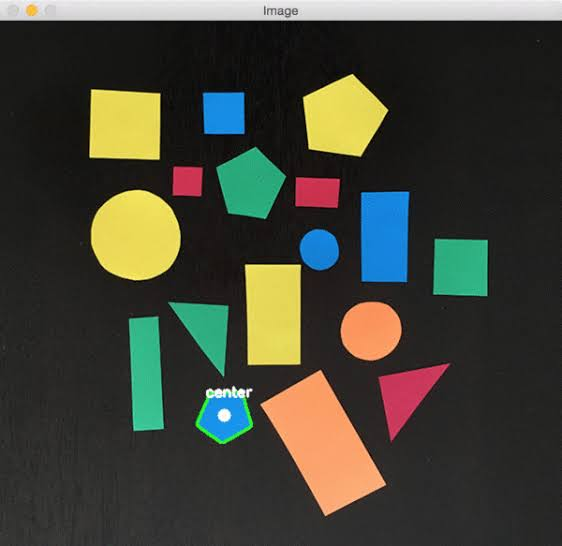
#> input picture DAY1_DIGITAL IMAGE PROCESSING & OPENCV/images/image.png, 562 x 546 px, found by its file name
$ jupyter execute CamScanner.ipynb
#> lines starting #> are read from the running program, lines starting #| are printed output that depends on the picture; after the words box and inside, x2 and y2 are one past the last pixel; in counts of white or black regions, pixels touching at a corner belong together
# Máy Quét Tài Liệu — CamScanner (Tiếng Việt, làm từng bước)

**Mục tiêu:** chụp 1 tờ giấy / 1 cuốn sách bằng điện thoại, chương trình tìm đúng
4 góc, nắn thẳng thành ảnh 600×850, làm rõ chữ.

**Cách học notebook này:**
- Chạy từng cell bằng **Shift + Enter**, chạy từ trên xuống dưới, không nhảy cóc.
- Sau mỗi bước, dừng lại xem hình và đọc dòng `print` — notebook hỏi bạn
  "kiểm tra gì" ở cuối mỗi bước. Nếu kết quả khác mong đợi, đừng chạy tiếp,
  sửa ngay ở bước đó.
- Ảnh mặc định là ảnh của bạn trên máy Windows. Muốn đổi ảnh khác, chỉ cần
  sửa 1 dòng `IMAGE_PATH` ở Bước 1.

**Pipeline — đúng 6 bài đã học:**

| Bước | Bài đã học | Làm gì |
|---|---|---|
| 1. Đọc ảnh | Bài 1 | `imread`, in `shape`, `dtype` |
| 2. Gray | Bài 1 | BGR → Gray |
| 3. Blur | Bài 3 | GaussianBlur 3×3 |
| 4. Canny | Bài 4 | Canny 50, 150 |
| 5. Contours | Bài 6 | `findContours`, xem top 5 |
| 6. Tìm 4 góc | Bài 6 | `approxPolyDP` → 4 đỉnh |
| 7. Dự phòng bằng màu | Bài 1 + 5 | HSV, khi Gray thất bại |
| 8. Nắn thẳng | Bài 2 | `warpPerspective` → 600×850 |
| 9. Làm đẹp | Bài 2 + 3 + 5 | Gamma, CLAHE, saturation, sharpen |
| 10. Ghép lại + lưu | — | `scan()`, `imwrite` |

## 0. Import thư viện

Chạy cell này trước. Nếu báo lỗi `ModuleNotFoundError: cv2`, cài bằng:
`pip install opencv-python numpy matplotlib`

[cell 1]
import cv2
import numpy as np
import matplotlib.pyplot as plt

print("OpenCV:", cv2.__version__)
print("NumPy:", np.__version__)

## Bước 1. Đọc ảnh

**Làm gì:** đọc ảnh vào biến `im` bằng `cv2.imread`.

**Kiểm tra gì:**
- `shape` phải là `(cao, rộng, 3)` — nhớ thứ tự này, `shape[0]` là chiều cao.
- `dtype` phải là `uint8`.
- Nếu in ra `Không đọc được ảnh`, kiểm tra lại đường dẫn `IMAGE_PATH`
  (đường dẫn Windows dùng `r"..."` vì có dấu `\`).

[cell 2]
# Đổi đường dẫn ở đây nếu bạn muốn quét ảnh khác.
IMAGE_PATH = r"E:\7DayPassCV\DAY1_DIGITAL IMAGE PROCESSING & OPENCV\Python-Document-Scanner-OpenCV\images\image.png"

im = cv2.imread(IMAGE_PATH)
#> im is the input picture: shape (546, 562, 3); mean B, G, R 55, 66.5, 65.4
if im is None:
    raise SystemExit(f"Không đọc được ảnh: {IMAGE_PATH} (kiểm tra lại đường dẫn)")

print(f"shape : {im.shape}  (cao, rộng, kênh màu)")
#| shape : (546, 562, 3)  (cao, rộng, kênh màu)
print(f"dtype : {im.dtype}")
#| dtype : uint8
print(f"rộng  : {im.shape[1]} px")
#| rộng  : 562 px
print(f"cao   : {im.shape[0]} px")
#| cao   : 546 px
print(f"số pixel: {im.shape[0] * im.shape[1]:,}")
#| số pixel: 306,852

## Hàm hiển thị `imshow`

OpenCV đọc ảnh theo thứ tự **BGR**, còn Matplotlib hiện theo **RGB**.
Đưa thẳng ảnh BGR vào `plt.imshow` sẽ bị sai màu (đỏ thành xanh).
Vì vậy phải đảo kênh: `im[:, :, ::-1]`.

> ⚠️ **Lỗi đã sửa trong bản gốc:** bản gốc viết `width, height, *channels = im.shape`,
> nhưng `shape` là `(cao, rộng, kênh)` nên `width`/`height` bị hoán đổi cho nhau.
> Ở đây mình không dùng `width, height` nữa, chỉ kiểm tra `im.ndim`.

[cell 3]
def imshow(image, title=None):
    """Hiện ảnh OpenCV (BGR) bằng Matplotlib (RGB)."""
    if image.ndim == 3:
        plt.imshow(image[:, :, ::-1])  # BGR -> RGB
    else:
        plt.imshow(image, cmap="gray")
    if title:
        plt.title(title)
    plt.axis("off")

[cell 4]
imshow(im, "Ảnh gốc")
plt.show()

## Bước 2. Chuyển sang ảnh xám (Grayscale) — Bài 1

**Vì sao:** tìm biên và tìm contour chỉ cần độ sáng, không cần màu.
Ảnh xám có 1 kênh, chạy nhanh hơn và ít nhiễu hơn ảnh màu 3 kênh.

**Kiểm tra gì:** ảnh hiện ra phải là ảnh xám (đen trắng), `shape` chỉ còn
2 số, ví dụ `(900, 640)`. In `mean` ra xem ảnh sáng hay tối.

[cell 5]
def to_grayscale(image):
    """BGR -> Gray, ảnh 1 kênh."""
    return cv2.cvtColor(image, cv2.COLOR_BGR2GRAY)

grayscale = to_grayscale(im)
print(f"shape ảnh xám: {grayscale.shape}")
#| shape ảnh xám: (546, 562)
print(f"độ sáng trung bình: {grayscale.mean():.1f}  (0=tối, 255=sáng)")
#| độ sáng trung bình: 64.9  (0=tối, 255=sáng)
print(f"sáng nhất: {grayscale.max()}, tối nhất: {grayscale.min()}")
#| sáng nhất: 255, tối nhất: 0
imshow(grayscale, "Ảnh xám")
plt.show()

## Bước 3. Làm mờ (Blur) — Bài 3

**Vì sao:** Canny rất nhạy với nhiễu. Ảnh chụp bằng điện thoại luôn có
nhiễu hạt, vân chấm trên bìa sách, chữ nhỏ... Nếu không blur trước,
Canny sẽ vẽ biên ở khắp nơi, không chỉ biên tờ giấy.

Dùng **GaussianBlur 3×3**. Kernel lớn hơn (5×5, 7×7) sẽ làm mòn cả
biên tờ giấy, nên đừng vội tăng.

**Kiểm tra gì:** ảnh mờ đi một chút, nhưng chữ và biên tờ giấy vẫn còn rõ.

[cell 6]
def blur(image):
    """GaussianBlur 3x3 làm mịn nhiễu trước khi tìm biên."""
    return cv2.GaussianBlur(image, (3, 3), 0)

blurred = blur(grayscale)
imshow(blurred, "Ảnh xám sau khi blur 3x3")
plt.show()

## Bước 4. Tìm biên bằng Canny — Bài 4

**Vì sao:** biên là nơi độ sáng thay đổi đột ngột — chính là mép tờ giấy.
Canny 50, 150 nghĩa là: gradient dưới 50 thì bỏ, trên 150 thì giữ chắc,
ở giữa thì giữ nếu nối với biên chắc.

**Kiểm tra gì:**
- In ra `% pixel biên`. Với ảnh giấy trắng trên nền tối, con số này nhỏ
  (khoảng 1–3%), biên tập trung ở mép giấy.
- Nếu % biên lên tới 5–6% và biên rải khắp ảnh (chữ, mặt người, mã QR...),
  thì bước sau sẽ rất khó — đó chính là trường hợp sách MENSCHEN.
  Ghi nhớ con số này, lát nữa đối chiếu với Bước 7.

[cell 7]
def to_edges(image):
    """Canny 50, 150."""
    return cv2.Canny(image, 50, 150)

edges = to_edges(blurred)
#> in to_edges, `return cv2.Canny(image, 50, 150)`:
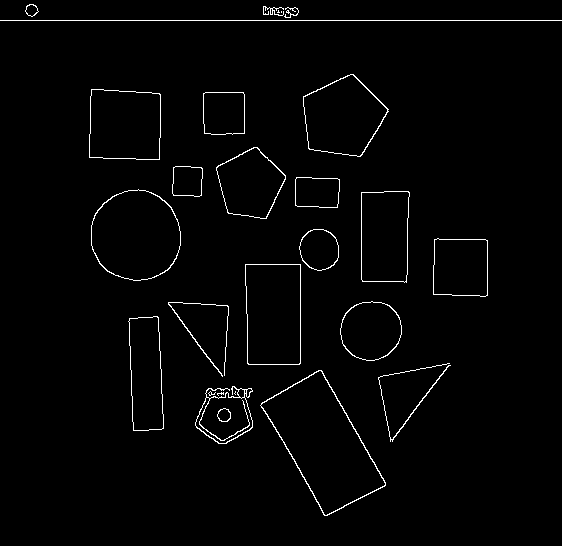
#> returned value: shape (546, 562); 1.8% white in thin lines or dots
n_edge = int(np.count_nonzero(edges))
#> n_edge = 5381
print(f"số pixel biên: {n_edge:,} / {edges.size:,} = {100 * n_edge / edges.size:.2f}%")
#| số pixel biên: 5,381 / 306,852 = 1.75%
imshow(edges, "Canny 50-150 (trắng = biên)")
plt.show()

## Bước 5. Xem 5 contour lớn nhất — Bài 6

**Làm gì:** `findContours` trên ảnh biên, sắp xếp theo diện tích giảm dần,
in ra bảng 5 contour lớn nhất.

**Kiểm tra gì — đây là bước chẩn đoán quan trọng nhất:**
- Contour #1 phải là tờ giấy: diện tích lớn (20–90% ảnh), `approx_n = 4`.
- Nếu #1 chỉ có vài trăm px (ví dụ 902 px, 0.5% ảnh) và `approx_n = 12`,
  thì đó **không phải** tờ giấy — đó chỉ là 1 chi tiết nhỏ (huy hiệu, ô QR...).
  Biên tờ giấy đã bị chìm, đừng chạy tiếp, chuyển sang Bước 7.

[cell 8]
contours, _ = cv2.findContours(edges.copy(), cv2.RETR_EXTERNAL, cv2.CHAIN_APPROX_SIMPLE)
#> contours = 26 contours, 7 with area under 20; largest, box (x1, y1, x2, y2) and area: (260, 370, 386, 516) 9044, (91, 189, 181, 281) 6404, (245, 264, 301, 365) 5370, (303, 74, 389, 157) 4870, (89, 89, 161, 160) 4706
contours = sorted(contours, key=cv2.contourArea, reverse=True)
print(f"tìm được {len(contours)} contour")
#| tìm được 26 contour
print(f"{'#':<4}{'diện tích':<12}{'% ảnh':<8}{'số đỉnh':<8}")
for i, cnt in enumerate(contours[:5], 1):
    area = cv2.contourArea(cnt)
    peri = cv2.arcLength(cnt, True)
    approx = cv2.approxPolyDP(cnt, 0.02 * peri, True)
    print(f"{i:<4}{area:<12.0f}{100 * area / edges.size:<8.2f}{len(approx):<8}")
#> this loop made 5 passes
#> (area, peri, approx) on passes 1, 3, 5: (9044, 427.5, [[318, 370], [260, 405], [327, 515], [385, 482]]), (5370, 307.7, [[245, 264], [247, 363], [299, 364], [300, 264]]), (4706, 276.1, [[91, 89], [89, 157], [159, 159], [160, 94]])
#> (printed output is left out)

# Vẽ 5 contour lớn nhất lên ảnh gốc để nhìn cho rõ.
anh_5 = im.copy()
for i, cnt in enumerate(contours[:5], 1):
    cv2.drawContours(anh_5, [cnt], -1, (0, 0, 255), 3)
    x, y, w, h = cv2.boundingRect(cnt)
    cv2.putText(anh_5, f"#{i}", (x, max(y - 5, 15)),
                cv2.FONT_HERSHEY_SIMPLEX, 1, (0, 0, 255), 2)
#> this loop made 5 passes
#> (x, y, w, h) on passes 1 to 5: (260, 370, 126, 146), (91, 189, 90, 92), (245, 264, 56, 101), (303, 74, 86, 83), (89, 89, 72, 71)
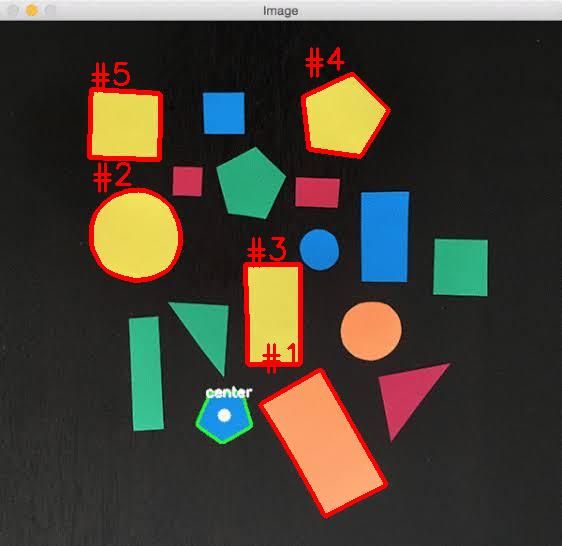
#> anh_5: shape (546, 562, 3); 2.91% of pixels changed, all inside (x1, y1, x2, y2) = (87, 47, 391, 518)
imshow(anh_5, "Top 5 contour (đỏ, # = thứ tự diện tích)")
plt.show()

## Bước 6. Tìm 4 góc tờ giấy — Bài 6

**Làm gì:** duyệt 5 contour lớn nhất, contour đầu tiên xấp xỉ được
thành đúng 4 đỉnh (`approxPolyDP`, epsilon = 2% chu vi) thì lấy.
Sau đó sắp xếp 4 góc theo thứ tự: trên-trái, trên-phải, dưới-phải, dưới-trái.

**3 điều kiện bắt buộc (bản gốc thiếu, đã sửa):**
1. Diện tích contour ≥ **10% ảnh** — sách trong ảnh chiếm ~40%, còn ô QR
   hay huy hiệu chỉ ~0.5%.
2. Hộp bao rộng và cao ≥ **25% chiều ảnh**.
3. Hai đỉnh gần nhau nhất cách nhau ≥ **20% cạnh ngắn của ảnh** — chặn
   trường hợp 2 đỉnh trùng nhau.

> ⚠️ **Vì sao phải có 3 điều kiện này?** Bản gốc chấp nhận *bất kỳ*
> contour 4 đỉnh nào, dù nó chỉ là 1 ô QR nhỏ xíu. `warpPerspective`
> sau đó kéo vùng nhỏ đó ra thành 600×850, nên ảnh scan ra là
> **1 màu xanh đặc** (đo được BGR [159, 144, 51], độ lệch chuẩn 0.2).
> Dấu hiệu nhận biết: các chấm `scatter` chụm lại 1 chỗ gần mã QR,
> không nằm ở 4 góc sách.

[cell 9]
# [13 lines left out: function reorder, not called in this run]


def find_vertices(edges):
    """Tìm 4 góc tờ giấy từ ảnh biên. Không tìm được thì trả về
    4 góc của cả ảnh (coi như không crop) — nhớ là lúc đó ảnh scan
    ra sẽ là nguyên ảnh gốc."""
    height, width = edges.shape[:2]
    image_area = height * width
    cnts, _ = cv2.findContours(edges.copy(), cv2.RETR_EXTERNAL, cv2.CHAIN_APPROX_SIMPLE)
    cnts = sorted(cnts, key=cv2.contourArea, reverse=True)[:5]
    for cnt in cnts:
        area = cv2.contourArea(cnt)
        if area < 0.10 * image_area:
            continue  # quá nhỏ: QR, huy hiệu, viên gạch
        approx = cv2.approxPolyDP(cnt, 0.02 * cv2.arcLength(cnt, True), True)
        if len(approx) != 4:
            continue
        pts = approx.reshape(4, 2)
        _x, _y, w, h = cv2.boundingRect(pts)
        if w < 0.25 * width or h < 0.25 * height:
            continue  # hộp bao quá hẹp
        min_dist = min(float(np.linalg.norm(pts[i] - pts[j]))
                       for i in range(4) for j in range(i + 1, 4))
        if min_dist < 0.20 * min(width, height):
            continue  # 4 đỉnh chụm lại 1 chỗ
        return reorder(pts)
    return np.array([[0, 0], [width, 0], [width, height], [0, height]], dtype=np.float32)

[cell 10]
vertices = find_vertices(edges)
#> in find_vertices, `cnts, _ = cv2.findContours(edges.copy(), cv2.RETR_EXTERNAL, cv2.CHAIN_..`: cnts has the same summary as contours outside find_vertices
#> in find_vertices, `cnts = sorted(cnts, key=cv2.contourArea, reverse=True)[:5]`: cnts = 5 contours; box (x1, y1, x2, y2) and area: (260, 370, 386, 516) 9044, (91, 189, 181, 281) 6404, (245, 264, 301, 365) 5370, (303, 74, 389, 157) 4870, (89, 89, 161, 160) 4706
#> the loop in find_vertices, `for cnt in cnts:` made 5 passes
#> area on passes 1 to 5: 9044, 6403.5, 5370, 4870, 4706
#> vertices = [[0, 0], [562, 0], [562, 546], [0, 546]]
print("4 góc tìm được (trên-trái, trên-phải, dưới-phải, dưới-trái):")
print(np.round(vertices, 0).tolist())
#| [[0.0, 0.0], [562.0, 0.0], [562.0, 546.0], [0.0, 546.0]]
# Diện tích tứ giác / diện tích ảnh — phải khoảng 20-90% mới tin được.
quad_area = cv2.contourArea(vertices.astype(np.float32))
#> quad_area = 306852
print(f"diện tích tứ giác: {quad_area:.0f} px = {100 * quad_area / edges.size:.1f}% ảnh")
#| diện tích tứ giác: 306852 px = 100.0% ảnh

anh_dinh = im.copy()
for (x, y) in vertices.astype(int):
    cv2.circle(anh_dinh, (int(x), int(y)), 12, (0, 0, 255), -1)
#> this loop made 4 passes
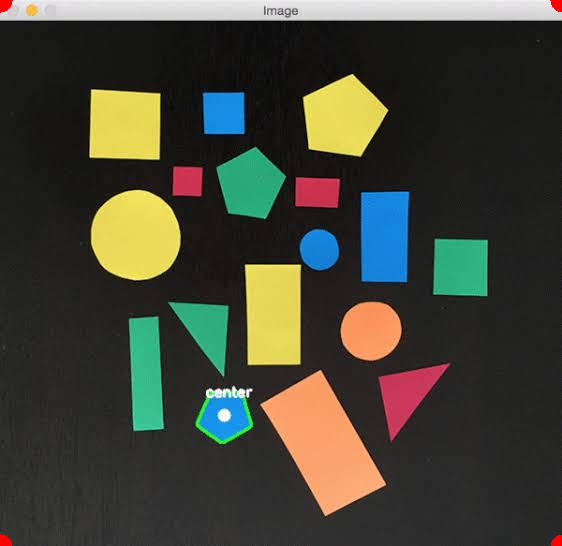
#> anh_dinh: shape (546, 562, 3); 0.14% of pixels changed, all inside (x1, y1, x2, y2) = (0, 0, 562, 546)
cv2.polylines(anh_dinh, [vertices.astype(int)], True, (0, 0, 255), 3)
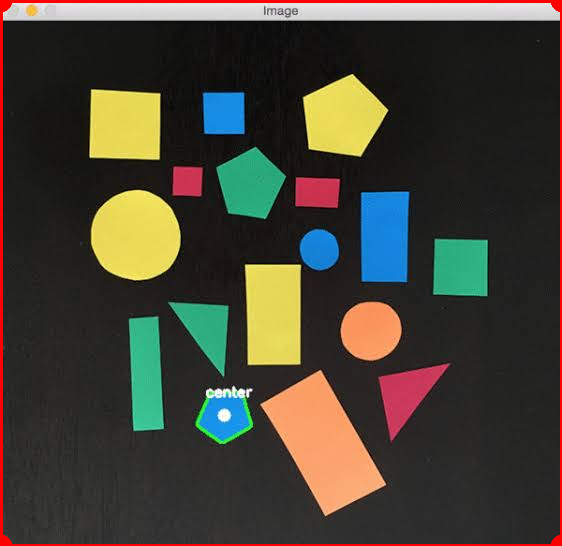
#> anh_dinh: shape (546, 562, 3); 1.73% of pixels changed, all inside (x1, y1, x2, y2) = (0, 0, 562, 546)
imshow(anh_dinh, "4 góc tìm được (đỏ)")
plt.show()

## Bước 7. Nếu Gray thất bại — tìm bằng màu HSV (dự phòng)

**Khi nào cần bước này?** Khi ở Bước 6, 4 góc tìm được trùng với 4 góc
của cả ảnh (tức là `find_vertices` đã rơi vào fallback), hoặc diện tích
tứ giác < 10% ảnh.

**Vì sao Gray thất bại với sách MENSCHEN?** Đo thật trên ảnh của bạn:

| Điểm | Gray |
|---|---|
| Nền gạch be | 140 |
| Mép trên sách xanh | 149 |
| Giữa sách | 77 |

Sách xanh và nền be nhìn bằng mắt thì khác nhau rõ, nhưng sang Gray
chỉ chênh nhau **9 mức xám** — Canny không thấy biên sách đâu cả.
Còn trong HSV thì sách có Hue **~93 (xanh)**, nền có Hue **~15 (be)**,
tách nhau rất rõ.

**Làm gì:** tách mask theo từng dải Hue bão hòa (đỏ, vàng, xanh lá,
xanh dương), `Closing` lấp lỗ chữ/QR bên trong sách, `Opening` quét
đốm nhiễu, rồi tìm contour 4 đỉnh lớn nhất như Bước 6.

**Lưu ý:** giấy trắng không có màu bão hòa nên bước này sẽ trả về
`None` — đó là đúng, vì giấy trắng thì cách Gray đã làm được rồi.

[cell 11]
def find_vertices_by_color(image):
    """Tìm 4 góc bằng MÀU (HSV). Trả về None nếu không tìm được."""
    hsv = cv2.cvtColor(image, cv2.COLOR_BGR2HSV)
    height, width = image.shape[:2]
    image_area = height * width
    kernel = cv2.getStructuringElement(cv2.MORPH_ELLIPSE, (9, 9))
    hue_bands = [  # (tên, các dải H) — đỏ cần 2 dải vì H=0 nằm ở 2 đầu thang
        ("do", [(0, 10), (170, 180)]),
        ("vang", [(20, 40)]),
        ("xanh la", [(35, 85)]),
        ("xanh duong", [(85, 115)]),
    ]
    best = None
    for ten, bands in hue_bands:
        mask = np.zeros((height, width), dtype=np.uint8)
        for lo_h, hi_h in bands:
            mask |= cv2.inRange(hsv, np.array((lo_h, 60, 50)), np.array((hi_h, 255, 255)))
        mask = cv2.morphologyEx(mask, cv2.MORPH_CLOSE, kernel, iterations=2)
        mask = cv2.morphologyEx(mask, cv2.MORPH_OPEN, kernel, iterations=1)
        cnts, _ = cv2.findContours(mask, cv2.RETR_EXTERNAL, cv2.CHAIN_APPROX_SIMPLE)
        for cnt in sorted(cnts, key=cv2.contourArea, reverse=True)[:3]:
            area = cv2.contourArea(cnt)
            if not (0.15 * image_area < area < 0.90 * image_area):
                continue
            approx = cv2.approxPolyDP(cnt, 0.02 * cv2.arcLength(cnt, True), True)
            if len(approx) == 4 and (best is None or area > best[0]):
                best = (area, reorder(approx.reshape(4, 2)))
                print(f"  màu {ten}: tìm được tứ giác, diện tích {100 * area / image_area:.1f}% ảnh")
    return best[1] if best else None

[cell 12]
# Chỉ chạy bước này khi Gray đã thất bại (4 góc = 4 góc cả ảnh).
height, width = im.shape[:2]
full_image = np.array([[0, 0], [width, 0], [width, height], [0, height]], dtype=np.float32)
if np.allclose(vertices, full_image):
    print("Gray + Canny không tìm được tờ giấy, thử bằng màu HSV...")
    vertices_mau = find_vertices_by_color(im)
#> after the loop in find_vertices_by_color, `for ten, bands in hue_bands:`:
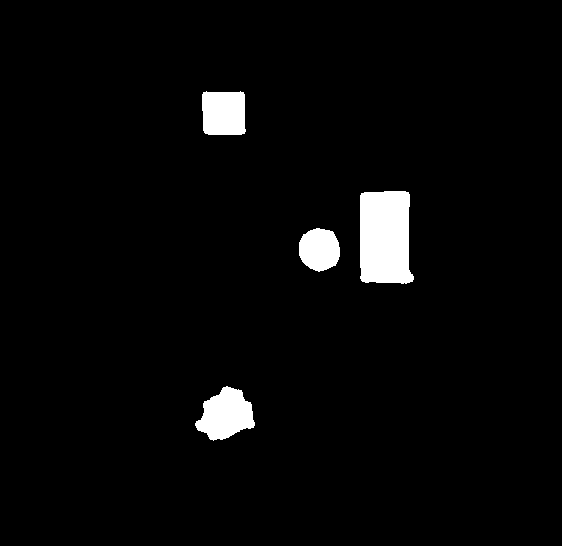
#> mask: shape (546, 562); 3.2% white; 4 white regions
    if vertices_mau is not None:
        vertices = vertices_mau
        print("4 góc theo màu:", np.round(vertices, 0).tolist())
    else:
        print("Cả màu cũng không tìm được — giữ nguyên ảnh gốc, xem Bước 8.")
else:
    print("Gray đã tìm được tờ giấy, không cần bước màu.")
    print("4 góc:", np.round(vertices, 0).tolist())

# Vẽ lại 4 góc cuối cùng để kiểm tra bằng mắt.
anh_cuoi = im.copy()
for (x, y) in vertices.astype(int):
    cv2.circle(anh_cuoi, (int(x), int(y)), 12, (0, 0, 255), -1)
cv2.polylines(anh_cuoi, [vertices.astype(int)], True, (0, 0, 255), 3)
imshow(anh_cuoi, "4 góc cuối cùng (đỏ) — kiểm tra bằng mắt trước khi nắn thẳng")
plt.show()

## Bước 8. Nắn thẳng tờ giấy (Perspective Transform) — Bài 2

**Làm gì:** `getPerspectiveTransform` tính ma trận biến 4 góc tờ giấy
thành hình chữ nhật 600×850, rồi `warpPerspective` áp ma trận đó.

**Kiểm tra gì:** ảnh ra phải là 600×850, tờ giấy thẳng, không còn nghiêng.
Nếu ảnh ra vẫn nghiêng hoặc méo, quay lại Bước 6 kiểm tra thứ tự 4 góc.

[cell 13]
def crop_out(image, vertices, width=600, height=850):
    """Warp perspective: 4 góc tờ giấy -> hình chữ nhật width x height."""
    target = np.array([[0, 0], [width, 0], [width, height], [0, height]], dtype=np.float32)
    transform = cv2.getPerspectiveTransform(np.asarray(vertices, dtype=np.float32), target)
    return cv2.warpPerspective(image, transform, (width, height))

cropped = crop_out(im, vertices)
#> in crop_out, `transform = cv2.getPerspectiveTransform(np.asarray(vertices, dtype=np...`: transform = [[1.07, 0, 0], [0, 1.56, 0], [0, 0, 1]]
#> in crop_out, `return cv2.warpPerspective(image, transform, (width, height))`:
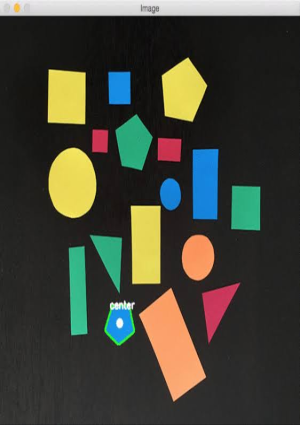
#> returned value: shape (850, 600, 3) (shown at 1/2 size); mean of channels 0, 1, 2 54.9, 66.4, 65.3; drawn as B, G, R
print(f"ảnh sau khi nắn thẳng: {cropped.shape[1]}x{cropped.shape[0]} (phải là 600x850)")
#| ảnh sau khi nắn thẳng: 600x850 (phải là 600x850)
imshow(cropped, "Tờ giấy sau khi nắn thẳng (chưa làm đẹp)")
plt.show()

## Bước 9. Làm đẹp ảnh scan (Enhancement)

**Làm gì, theo đúng thứ tự trong code:**
1. **Gamma 1.1** — sáng nhẹ toàn ảnh qua bảng tra LUT.
2. **CLAHE trên kênh L của LAB** (clipLimit 2.0, tile 12×12) — tăng tương phản
   cục bộ, chữ rõ hơn mà không cháy sáng.
3. **Tăng saturation** — trộn kênh S gốc với S đã bilateral filter, kẹp về
   [20, 230]. *Lưu ý: tính bằng float rồi mới kẹp, tránh tràn uint8.*
4. **Sharpen** — ảnh gốc × 1.5 − ảnh blur × 0.5.
5. **Bilateral filter cuối** — khử nhiễu mà giữ biên chữ.

**Kiểm tra gì:** so sánh 2 ảnh cạnh nhau — chữ có rõ hơn không?
Nếu ảnh gốc đã nhiễu nhiều, CLAHE + tăng saturation sẽ khuếch đại nhiễu
thành đốm màu trên nền trắng. Khi đó thử giảm `clipLimit` xuống 1.5,
hoặc bỏ bước tăng saturation.

[cell 14]
def enhance(image):
    """Làm đẹp ảnh đã nắn thẳng."""
    # 1. Gamma correction
    gamma = 1.1
    table = np.array([((i / 255.0) ** (1.0 / gamma)) * 255 for i in range(256)]).astype("uint8")
    corrected = cv2.LUT(image, table)
    # 2. CLAHE trên kênh L (LAB)
    lab = cv2.cvtColor(corrected, cv2.COLOR_BGR2LAB)
    lightness, a, b = cv2.split(lab)
    clahe = cv2.createCLAHE(clipLimit=2.0, tileGridSize=(12, 12))
    lightness = clahe.apply(lightness)
    enhanced = cv2.cvtColor(cv2.merge([lightness, a, b]), cv2.COLOR_LAB2BGR)
    # 3. Tăng saturation
    hsv = cv2.cvtColor(enhanced, cv2.COLOR_BGR2HSV)
    hue, saturation, value = cv2.split(hsv)
    saturation_clean = cv2.bilateralFilter(saturation, 9, 75, 75)
    saturation = np.clip(saturation.astype(np.float32) * 1.2
                         + saturation_clean.astype(np.float32) * 0.3, 20, 230).astype(np.uint8)
    enhanced = cv2.cvtColor(cv2.merge([hue, saturation, value]), cv2.COLOR_HSV2BGR)
    # 4. Sharpen
    blurred = cv2.GaussianBlur(enhanced, (0, 0), 2.0)
    sharpened = cv2.addWeighted(enhanced, 1.5, blurred, -0.5, 0)
    # 5. Khử nhiễu cuối, giữ biên
    return cv2.bilateralFilter(sharpened, 9, 75, 75)

[cell 15]
enhanced = enhance(cropped)
#> in enhance, `table = np.array([((i / 255.0) ** (1.0 / gamma)) * 255 for i in range(..`: table = 256 values from 0 to 255
#> in enhance, `lightness, a, b = cv2.split(lab)`:
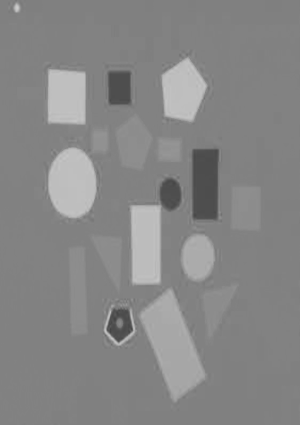
#> b: shape (850, 600) (shown at 1/2 size); min 65, max 205, mean 134.3
#> in enhance, `lightness = clahe.apply(lightness)`:
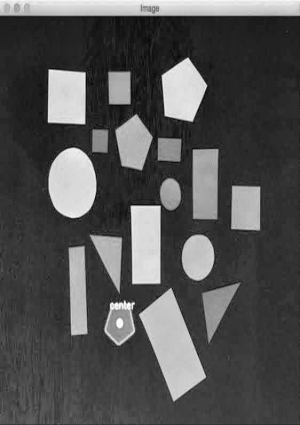
#> lightness: shape (850, 600) (shown at 1/2 size); min 2, max 255, mean 81.6
#> in enhance, `hue, saturation, value = cv2.split(hsv)`:
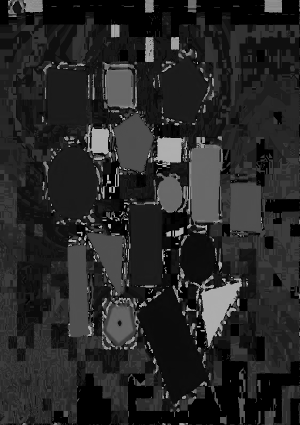
#> hue: shape (850, 600) (shown at 1/2 size); min 0, max 179, mean 39.1
#> in enhance, `hue, saturation, value = cv2.split(hsv)`:
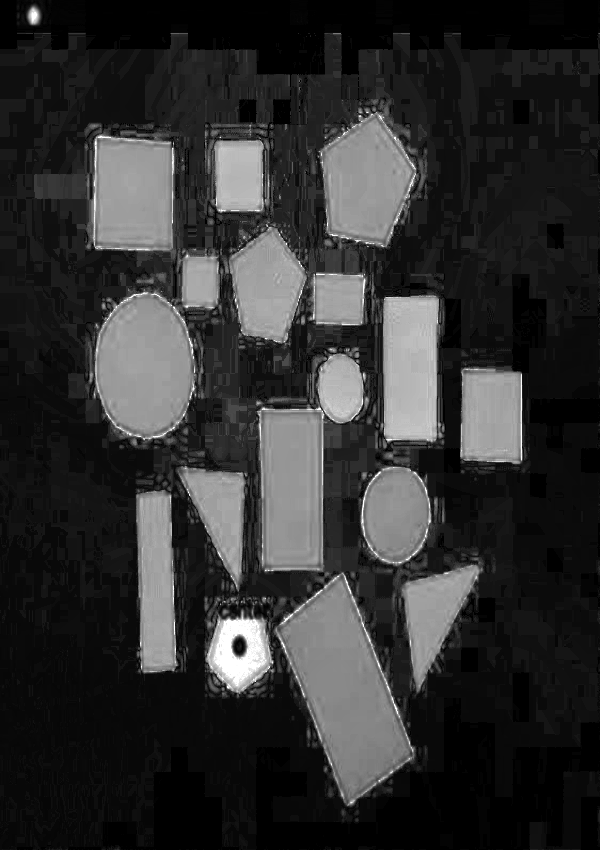
#> saturation: shape (850, 600); min 0, max 255, mean 48.5
#> (the rest of the program and of its run is left out)
